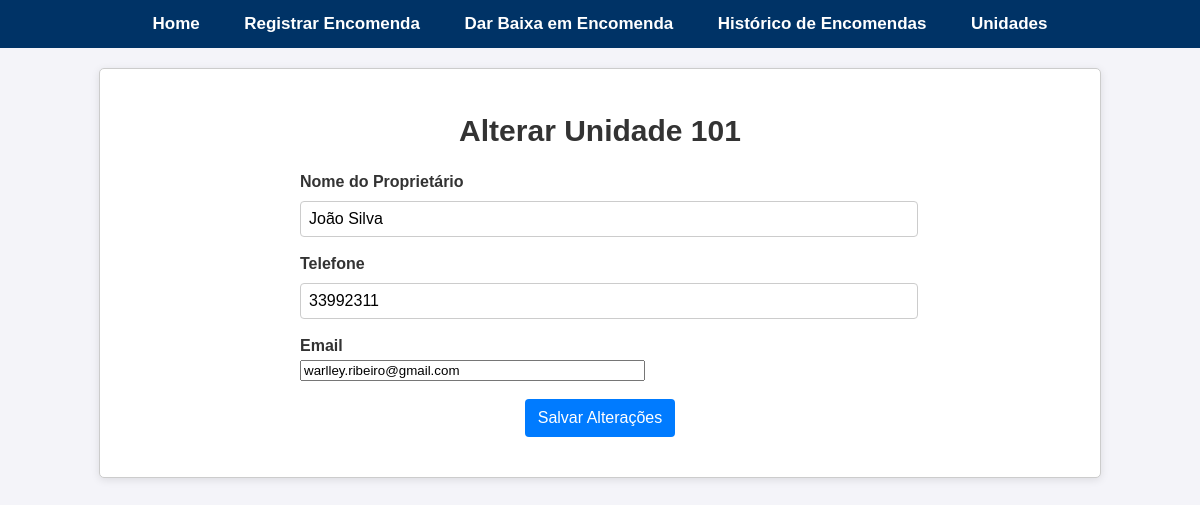
The app's page /alterar_unidade/1 with its own data.
### app.py (models this page shows)
class Unidade(db.Model):
    id = db.Column(db.Integer, primary_key=True)
    numero = db.Column(db.String(10), unique=True, nullable=False)
    nome_proprietario = db.Column(db.String(100), nullable=False)
    telefone = db.Column(db.String(20), nullable=False)
    email = db.Column(db.String(100), nullable=False)

### app.py (the view, shortened to what this page needs)
@app.route("/alterar_unidade/<int:id>", methods=["GET", "POST"])
def alterar_unidade(id):
    unidade = Unidade.query.get_or_404(id)
    form = UnidadeForm(obj=unidade)
    return render_template("alterar_unidade.html", form=form, unidade=unidade)

### forms.py
class UnidadeForm(FlaskForm):
    numero = StringField('Unidade', validators=[DataRequired()])
    nome_proprietario = StringField('Nome do Proprietário', validators=[DataRequired()])
    telefone = StringField('Telefone', validators=[DataRequired()])
    email = StringField('Email', validators=[DataRequired(), email_check])
    submit = SubmitField('Atualizar')

### app.py (called while the page is built)
@app.before_request
def before_request():
    db.create_all()

### templates/alterar_unidade.html (shortened to what this page needs)
{% extends "base.html" %}
{% block content %}
<div class="container">
    <h2 class="text-center">Alterar Unidade {{ unidade.numero }}</h2>
    <form id="alterarUnidadeForm" method="POST" class="form">
        <div class="form-group">
            {{ form.nome_proprietario.label }}
            {{ form.nome_proprietario(class="form-control", size=40) }}
        </div>
        <br>
        <div class="form-group">
            {{ form.telefone.label }}
            {{ form.telefone(class="form-control", size=20, pattern="\d*", title="Por favor, insira apenas números") }}
        </div>
        <br>
        <div class="form-group">
            {{ form.email.label }}
            {{ form.email(class="form-control", size=40, type="email", title="Por favor, insira um endereço de e-mail válido") }}
        </div>
        <br>
        <center>
            <button type="submit" class="btn-submit">
                Salvar Alterações
            </button>
        </center>
    </form>
</div>
{% endblock %}

### static/css/style.css (style rules this page uses)
body { font-family: Arial, sans-serif; margin: 0; padding: 0; background-color: #f4f4f9; color: #333; }
form { margin: 20px auto; max-width: 600px; }
form label { display: block; margin-bottom: 5px; font-weight: bold; }
form input[type="text"], form input[type="date"], form select { width: 100%; padding: 8px; margin-top: 5px; border: 1px solid #ccc; border-radius: 4px; font-size: 16px; }
form button { background-color: #00509e; color: white; padding: 10px 20px; border: none; cursor: pointer; font-size: 16px; border-radius: 4px; text-align: center; }
.text-center { text-align: center; font-size: 30px; }
.btn-submit, .btn-cadastrar { display: inline-block; font-weight: 400; color: #fff; text-align: center; vertical-align: middle; user-select: none; background-color: #007bff; border: 1px solid transparent; padding: .375rem .75rem; font-size: 1rem; line-height: 1.5; border-radius: .25rem; transition: color .15s,background-color .15s,border-color .15s,box-shadow .15s; }

### records on screen
Unidade: numero "101", nome_proprietario "João Silva", telefone "33992311", email "warlley.ribeiro@gmail.com"
